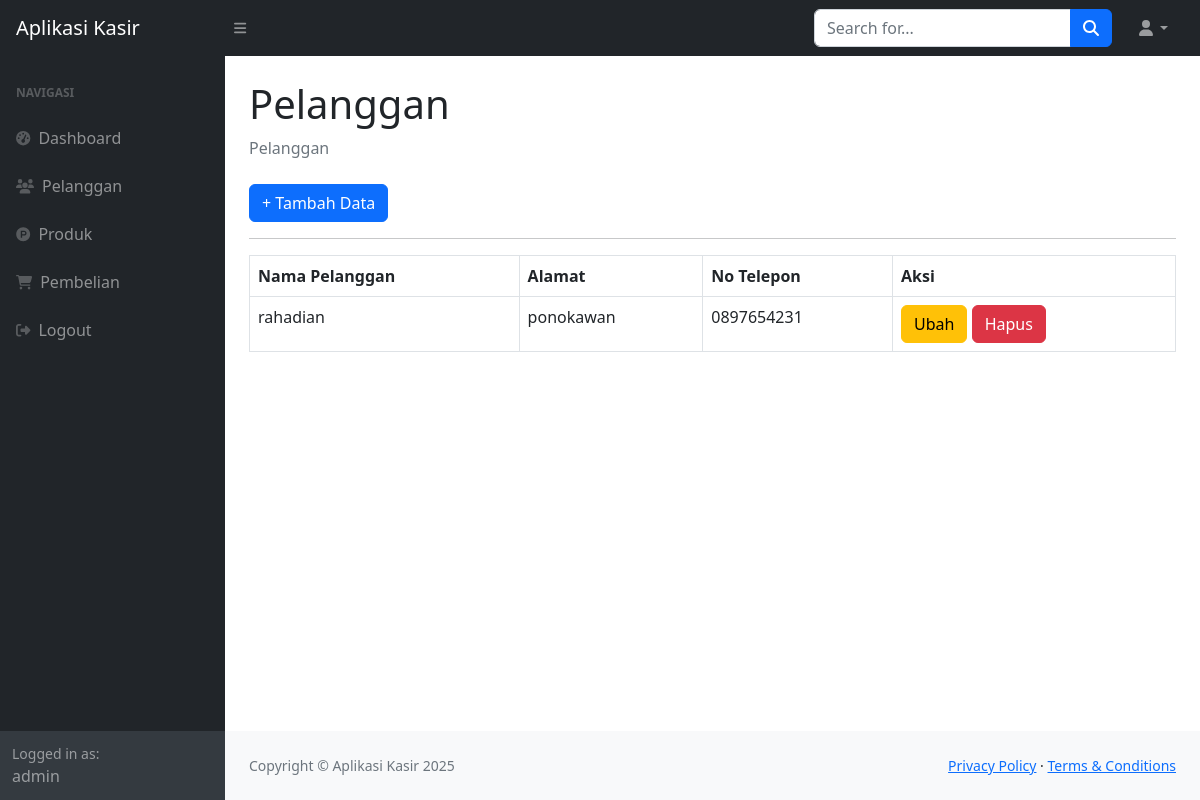
Page /index.php?page=pelanggan (signed in) on the committed database.
### tables this page shows
CREATE TABLE `pelanggan` (
  `id_pelanggan` int(11) NOT NULL,
  `nama_pelanggan` varchar(255) DEFAULT NULL,
  `alamat` text DEFAULT NULL,
  `no_telepon` varchar(15) DEFAULT NULL
);

### pelanggan.php (the view)
<div class="container-fluid px-4">
                        <h1 class="mt-4">Pelanggan</h1>
                        <ol class="breadcrumb mb-4">
                            <li class="breadcrumb-item active">Pelanggan</li>
                        </ol>
                        <a href="?page=pelanggan_tambah" class="btn btn-primary">+ Tambah Data</a>
                        <hr>
                        <table class="table table-bordered">
                            <tr>
                                <th>Nama Pelanggan</th>
                                <th>Alamat</th>
                                <th>No Telepon</th>
                                <th>Aksi</th>
                            </tr>
                            <?php
                                $query = mysqli_query($koneksi, "SELECT*FROM pelanggan");
                                while($data = mysqli_fetch_array($query)){
                                   ?>
                                   <tr>
                                        <td><?php echo $data['nama_pelanggan']; ?></td>
                                        <td><?php echo $data['alamat']; ?></td>
                                        <td><?php echo $data['no_telepon']; ?></td>
                                        <td>
                                            <a href="?page=pelanggan_ubah&&id=<?php echo $data['id_pelanggan']; ?>" class="btn btn-warning">Ubah</a>
                                            <a href="?page=pelanggan_hapus&&id=<?php echo $data['id_pelanggan']; ?>" class="btn btn-danger">Hapus</a>
                                        </td>
                                    </tr>
                                    <?php
                                }
                            ?>
                        </table>
                    </div>

### rows in the picture
pelanggan: nama_pelanggan "rahadian", alamat "ponokawan", no_telepon "0897654231"

### other values in the picture
$_SESSION['user']['nama'] "admin"
